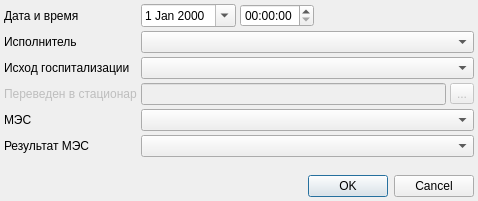
<?xml version="1.0" encoding="UTF-8"?>
<ui version="4.0">
 <class>HospitalizationExecDialog</class>
 <widget class="QDialog" name="HospitalizationExecDialog">
  <property name="geometry">
   <rect>
    <x>0</x>
    <y>0</y>
    <width>478</width>
    <height>201</height>
   </rect>
  </property>
  <property name="windowTitle">
   <string>Выписка</string>
  </property>
  <layout class="QGridLayout" name="gridLayout">
   <property name="leftMargin">
    <number>4</number>
   </property>
   <property name="topMargin">
    <number>4</number>
   </property>
   <property name="rightMargin">
    <number>4</number>
   </property>
   <property name="bottomMargin">
    <number>4</number>
   </property>
   <property name="spacing">
    <number>4</number>
   </property>
   <item row="1" column="1" colspan="4">
    <widget class="CPersonComboBoxEx" name="cmbPerson"/>
   </item>
   <item row="4" column="1" colspan="4">
    <widget class="CMESComboBox" name="cmbMes"/>
   </item>
   <item row="0" column="2" colspan="2">
    <widget class="QTimeEdit" name="edtExecTime"/>
   </item>
   <item row="0" column="0">
    <widget class="QLabel" name="lblExecTimeNew">
     <property name="text">
      <string>Дата и время</string>
     </property>
    </widget>
   </item>
   <item row="7" column="3">
    <spacer name="verticalSpacer">
     <property name="orientation">
      <enum>Qt::Vertical</enum>
     </property>
     <property name="sizeHint" stdset="0">
      <size>
       <width>20</width>
       <height>1</height>
      </size>
     </property>
    </spacer>
   </item>
   <item row="2" column="0">
    <widget class="QLabel" name="lblExec">
     <property name="text">
      <string>Исход госпитализации</string>
     </property>
    </widget>
   </item>
   <item row="8" column="3" colspan="2">
    <widget class="QDialogButtonBox" name="buttonBox">
     <property name="orientation">
      <enum>Qt::Horizontal</enum>
     </property>
     <property name="standardButtons">
      <set>QDialogButtonBox::Cancel|QDialogButtonBox::Ok</set>
     </property>
    </widget>
   </item>
   <item row="4" column="0">
    <widget class="QLabel" name="lblMes">
     <property name="sizePolicy">
      <sizepolicy hsizetype="Maximum" vsizetype="Preferred">
       <horstretch>0</horstretch>
       <verstretch>0</verstretch>
      </sizepolicy>
     </property>
     <property name="text">
      <string>МЭС</string>
     </property>
     <property name="buddy">
      <cstring>cmbMes</cstring>
     </property>
    </widget>
   </item>
   <item row="5" column="0">
    <widget class="QLabel" name="lblMesSpecification">
     <property name="sizePolicy">
      <sizepolicy hsizetype="Maximum" vsizetype="Preferred">
       <horstretch>0</horstretch>
       <verstretch>0</verstretch>
      </sizepolicy>
     </property>
     <property name="text">
      <string>Результат МЭС</string>
     </property>
     <property name="buddy">
      <cstring>cmbMesSpecification</cstring>
     </property>
    </widget>
   </item>
   <item row="5" column="1" colspan="4">
    <widget class="CRBComboBox" name="cmbMesSpecification"/>
   </item>
   <item row="2" column="1" colspan="4">
    <widget class="QComboBox" name="cmbExec"/>
   </item>
   <item row="1" column="0">
    <widget class="QLabel" name="label">
     <property name="text">
      <string>Исполнитель</string>
     </property>
    </widget>
   </item>
   <item row="0" column="4">
    <spacer name="horizontalSpacer">
     <property name="orientation">
      <enum>Qt::Horizontal</enum>
     </property>
     <property name="sizeHint" stdset="0">
      <size>
       <width>129</width>
       <height>20</height>
      </size>
     </property>
    </spacer>
   </item>
   <item row="0" column="1">
    <widget class="CDateEdit" name="edtExecDate">
     <property name="calendarPopup">
      <bool>true</bool>
     </property>
    </widget>
   </item>
   <item row="3" column="0">
    <widget class="QLabel" name="lblTransferTo">
     <property name="enabled">
      <bool>false</bool>
     </property>
     <property name="text">
      <string>Переведен в стационар</string>
     </property>
    </widget>
   </item>
   <item row="3" column="1" colspan="4">
    <layout class="QGridLayout" name="gridLayout_3">
     <item row="0" column="0">
      <widget class="QLineEdit" name="edtTransferTo">
       <property name="enabled">
        <bool>false</bool>
       </property>
      </widget>
     </item>
     <item row="0" column="1">
      <widget class="QToolButton" name="btnSelectTransferToOrganisation">
       <property name="enabled">
        <bool>false</bool>
       </property>
       <property name="text">
        <string>...</string>
       </property>
      </widget>
     </item>
    </layout>
   </item>
  </layout>
 </widget>
 <customwidgets>
  <customwidget>
   <class>CDateEdit</class>
   <extends>QDateEdit</extends>
   <header>library/DateEdit</header>
  </customwidget>
  <customwidget>
   <class>CPersonComboBoxEx</class>
   <extends>QComboBox</extends>
   <header>Orgs/PersonComboBoxEx.h</header>
  </customwidget>
  <customwidget>
   <class>CRBComboBox</class>
   <extends>QComboBox</extends>
   <header>library/crbcombobox.h</header>
  </customwidget>
  <customwidget>
   <class>CMESComboBox</class>
   <extends>QComboBox</extends>
   <header>library/MES/MESComboBox.h</header>
  </customwidget>
 </customwidgets>
 <tabstops>
  <tabstop>edtExecDate</tabstop>
  <tabstop>edtExecTime</tabstop>
  <tabstop>cmbPerson</tabstop>
  <tabstop>cmbExec</tabstop>
  <tabstop>cmbMes</tabstop>
  <tabstop>cmbMesSpecification</tabstop>
  <tabstop>buttonBox</tabstop>
 </tabstops>
 <resources/>
 <connections>
  <connection>
   <sender>buttonBox</sender>
   <signal>accepted()</signal>
   <receiver>HospitalizationExecDialog</receiver>
   <slot>accept()</slot>
   <hints>
    <hint type="sourcelabel">
     <x>447</x>
     <y>194</y>
    </hint>
    <hint type="destinationlabel">
     <x>157</x>
     <y>124</y>
    </hint>
   </hints>
  </connection>
  <connection>
   <sender>buttonBox</sender>
   <signal>rejected()</signal>
   <receiver>HospitalizationExecDialog</receiver>
   <slot>reject()</slot>
   <hints>
    <hint type="sourcelabel">
     <x>447</x>
     <y>194</y>
    </hint>
    <hint type="destinationlabel">
     <x>286</x>
     <y>124</y>
    </hint>
   </hints>
  </connection>
 </connections>
</ui>
